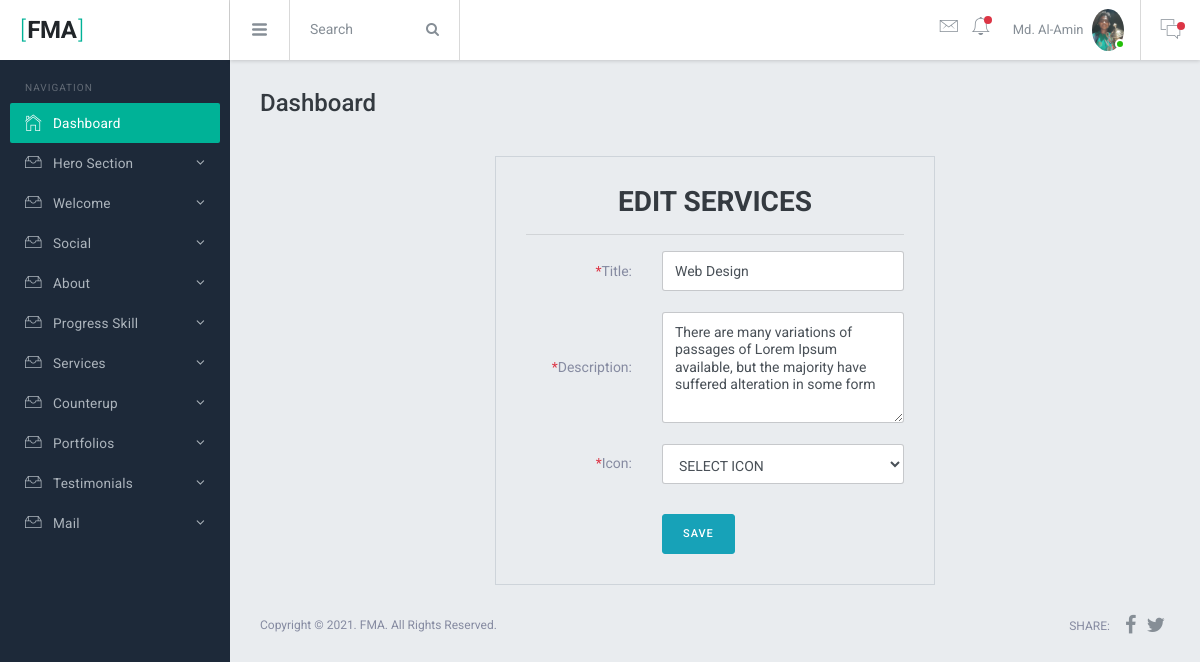
Screenshot of /admin/edit-services.php?id=2 (signed in) with the database file from the repository.
### tables this page shows
CREATE TABLE `services` (
  `id` int(10) UNSIGNED NOT NULL,
  `title` varchar(255) NOT NULL,
  `description` text NOT NULL,
  `icon` varchar(255) NOT NULL,
  `status` tinyint(4) NOT NULL DEFAULT 1
);

### admin/edit-services.php (the view, shortened to what this page needs)
<?php require_once 'inc/header.php';
$id = $_GET['id'];
$select = "SELECT * FROM services WHERE id = $id";
$query =  mysqli_query($conn, $select);
$assoc = mysqli_fetch_assoc($query);
?>
<div class="row">
    <div class="col-xl-6 mg-t-20 mg-xl-t-0" style="margin:0 auto;">
      <form action="update-services.php" method="post">
        <div class="form-layout form-layout-5">
          <h3 class="tx-gray-800 tx-uppercase tx-bold tx-14 mg-b-10 text-center">Edit Services</h3>
          <hr>
          <div class="row">
            <label class="col-sm-4 form-control-label"><span class="tx-danger">*</span> Title:</label>
            <div class="col-sm-8 mg-t-10 mg-sm-t-0">
              <input type="text" class="form-control" name="title" placeholder="Enter title" required value="<?= $assoc['title'] ?>">
            </div>
          </div> <br>
          <div class="row">
            <label class="col-sm-4 form-control-label"><span class="tx-danger">*</span> Description:</label>
            <div class="col-sm-8 mg-t-10 mg-sm-t-0">
              <textarea class="form-control" name="description" placeholder="Enter Description" required rows="5"><?= $assoc['description'] ?></textarea>
            </div>
          </div> <br>
          <div class="row">
            <label class="col-sm-4 form-control-label"><span class="tx-danger">*</span> Icon:</label>
            <div class="col-sm-8 mg-t-10 mg-sm-t-0">
              <select class="form-control text-uppercase" name="icon" required>
                <option value>Select Icon</option>
              </select>
            </div>
          </div>
          <div class="row mg-t-30">
            <div class="col-sm-8 mg-l-auto">
              <div class="form-layout-footer">
                <button class="btn btn-info">Save</button>
              </div>
            </div>
          </div>
        </div>
      </form>
    </div>
</div>
<?php require_once 'inc/footer.php'; ?>

### admin/inc/header.php (shortened to what this page needs)
<?php
require_once '../db.php';
  $adminId = $_SESSION['loginAdminId'];
$select = "SELECT * FROM admin WHERE id = $adminId";
$query = mysqli_query($conn, $select);
$assoc = mysqli_fetch_assoc($query);
?>
<!DOCTYPE html>
<html lang="en">
  <head>
    <link href="assets/lib/font-awesome/css/font-awesome.css" rel="stylesheet">
    <link href="assets/lib/Ionicons/css/ionicons.css" rel="stylesheet">
    <link href="../assets/lib/perfect-scrollbar/css/perfect-scrollbar.css" rel="stylesheet">
    <link href="assets/lib/jquery-switchbutton/jquery.switchButton.css" rel="stylesheet">
    <link href="assets/lib/rickshaw/rickshaw.min.css" rel="stylesheet">
    <link href="assets/lib/chartist/chartist.css" rel="stylesheet">
    <link rel="stylesheet" href="assets/css/bracket.css">
  </head>
  <body>
    <div class="br-logo"><a href=""><span>[</span>FMA<span>]</span></a></div>
    <div class="br-sideleft overflow-y-auto">
      <label class="sidebar-label pd-x-15 mg-t-20">Navigation</label>
      <div class="br-sideleft-menu">
        <a href="dashboard.php" class="br-menu-link active">
          <div class="br-menu-item">
            <i class="menu-item-icon icon ion-ios-home-outline tx-22"></i>
            <span class="menu-item-label">Dashboard</span>
          </div>
        </a>
        <a href="#" class="br-menu-link">
          <div class="br-menu-item">
            <i class="menu-item-icon icon ion-ios-filing-outline tx-24"></i>
            <span class="menu-item-label">Hero Section</span>
            <i class="menu-item-arrow fa fa-angle-down"></i>
          </div>
        </a>
         <a href="#" class="br-menu-link">
          <div class="br-menu-item">
            <i class="menu-item-icon icon ion-ios-filing-outline tx-24"></i>
            <span class="menu-item-label">Welcome</span>
            <i class="menu-item-arrow fa fa-angle-down"></i>
          </div>
        </a>
         <a href="#" class="br-menu-link">
          <div class="br-menu-item">
            <i class="menu-item-icon icon ion-ios-filing-outline tx-24"></i>
            <span class="menu-item-label">Social</span>
            <i class="menu-item-arrow fa fa-angle-down"></i>
          </div>
        </a>
         <a href="#" class="br-menu-link">
          <div class="br-menu-item">
            <i class="menu-item-icon icon ion-ios-filing-outline tx-24"></i>
            <span class="menu-item-label">About</span>
            <i class="menu-item-arrow fa fa-angle-down"></i>
          </div>
        </a>
         <a href="#" class="br-menu-link">
          <div class="br-menu-item">
            <i class="menu-item-icon icon ion-ios-filing-outline tx-24"></i>
            <span class="menu-item-label">Progress Skill</span>
            <i class="menu-item-arrow fa fa-angle-down"></i>
          </div>
        </a>
         <a href="#" class="br-menu-link">
          <div class="br-menu-item">
            <i class="menu-item-icon icon ion-ios-filing-outline tx-24"></i>
            <span class="menu-item-label">Services</span>
            <i class="menu-item-arrow fa fa-angle-down"></i>
          </div>
        </a>
         <a href="#" class="br-menu-link">
          <div class="br-menu-item">
            <i class="menu-item-icon icon ion-ios-filing-outline tx-24"></i>
            <span class="menu-item-label">Counterup</span>
            <i class="menu-item-arrow fa fa-angle-down"></i>
          </div>
        </a>
        <a href="#" class="br-menu-link">
          <div class="br-menu-item">
            <i class="menu-item-icon icon ion-ios-filing-outline tx-24"></i>
            <span class="menu-item-label">Portfolios</span>
            <i class="menu-item-arrow fa fa-angle-down"></i>
          </div>
        </a>
        <a href="#" class="br-menu-link">
          <div class="br-menu-item">
            <i class="menu-item-icon icon ion-ios-filing-outline tx-24"></i>
            <span class="menu-item-label">Testimonials</span>
            <i class="menu-item-arrow fa fa-angle-down"></i>
          </div>
        </a>
        <a href="#" class="br-menu-link">
          <div class="br-menu-item">
            <i class="menu-item-icon icon ion-ios-filing-outline tx-24"></i>
            <span class="menu-item-label">Mail</span>
            <i class="menu-item-arrow fa fa-angle-down"></i>
          </div>
        </a>
      </div>
      <br>
    </div>
    <div class="br-header">
      <div class="br-header-left">
        <div class="navicon-left hidden-md-down"><a id="btnLeftMenu" href=""><i class="icon ion-navicon-round"></i></a></div>
        <div class="input-group hidden-xs-down wd-170 transition">
          <input id="searchbox" type="text" class="form-control" placeholder="Search">
          <span class="input-group-btn">
            <button class="btn btn-secondary" type="button"><i class="fa fa-search"></i></button>
          </span>
        </div>
      </div>
      <div class="br-header-right">
        <nav class="nav">
          <div class="dropdown">
            <a href="" class="nav-link pd-x-7 pos-relative" data-toggle="dropdown">
              <i class="icon ion-ios-email-outline tx-24"></i>
              <?php
              $not = "SELECT * FROM mail WHERE notification = 'on'";
              $nq = mysqli_query($conn, $not);
              $na = mysqli_fetch_assoc($nq);
               ?>
              <span class="square-8 <?= isset($na['notification']) == 'on' ? 'bg-danger' : '' ?> pos-absolute t-15 r-0 rounded-circle"></span>
            </a>
          </div>
          <div class="dropdown">
            <a href="" class="nav-link pd-x-7 pos-relative" data-toggle="dropdown">
              <i class="icon ion-ios-bell-outline tx-24"></i>
              <span class="square-8 bg-danger pos-absolute t-15 r-5 rounded-circle"></span>
            </a>
          </div>
          <div class="dropdown">
            <a href="" class="nav-link nav-link-profile" data-toggle="dropdown">
              <span class="logged-name hidden-md-down"><?= $assoc['name'] ?></span>
              <img src="upload/profile/<?= $assoc['image'] ?>" class="wd-32 rounded-circle" alt="">
              <span class="square-10 bg-success"></span>
            </a>
          </div>
        </nav>
        <div class="navicon-right">
          <a id="btnRightMenu" href="" class="pos-relative">
            <i class="icon ion-ios-chatboxes-outline"></i>
            <span class="square-8 bg-danger pos-absolute t-10 r--5 rounded-circle"></span>
          </a>
        </div>
      </div>
    </div>
    <div class="br-mainpanel">
      <div class="pd-30">
        <h4 class="tx-gray-800 mg-b-5">Dashboard</h4>
      </div>
      <div class="br-pagebody mg-t-5 pd-x-30">

### rows the page displays
services: title "Web Design", description "There are many variations of passages of Lorem Ipsum available, but the majority have suffered alteration in some form"

### other values shown
$assoc['name'] "Md. Al-Amin"
